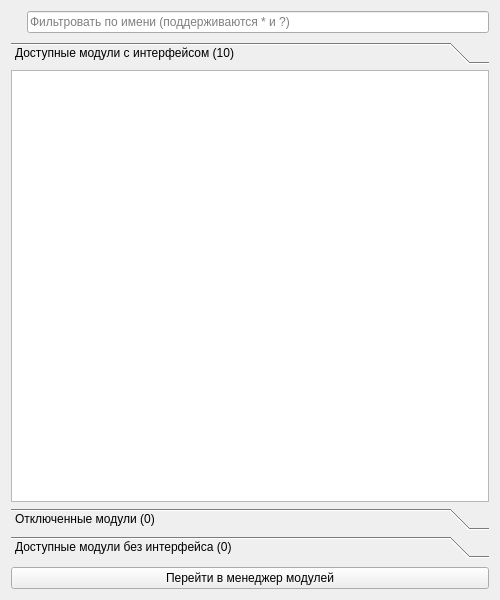
<?xml version="1.0" encoding="UTF-8"?>
<ui version="4.0">
 <class>CatalogPanelWidget</class>
 <widget class="QWidget" name="CatalogPanelWidget">
  <property name="geometry">
   <rect>
    <x>0</x>
    <y>0</y>
    <width>500</width>
    <height>600</height>
   </rect>
  </property>
  <property name="windowTitle">
   <string>Form</string>
  </property>
  <layout class="QVBoxLayout" name="verticalLayout_3">
   <property name="spacing">
    <number>9</number>
   </property>
   <item>
    <layout class="QVBoxLayout" name="catalogMainLayout" stretch="0,0">
     <item>
      <layout class="QHBoxLayout" name="catalogFilterLayout">
       <item>
        <widget class="QLabel" name="catalogFilterIconLabel">
         <property name="text">
          <string/>
         </property>
         <property name="pixmap">
          <pixmap resource="../../res/res.qrc">:/icon/search-x16.png</pixmap>
         </property>
        </widget>
       </item>
       <item>
        <widget class="QLineEdit" name="catalogFilterLineEdit">
         <property name="inputMask">
          <string/>
         </property>
         <property name="placeholderText">
          <string>Фильтровать по имени (поддерживаются * и ?)</string>
         </property>
        </widget>
       </item>
      </layout>
     </item>
     <item>
      <widget class="QToolBox" name="catalogToolBox">
       <property name="currentIndex">
        <number>0</number>
       </property>
       <widget class="QWidget" name="panelUiCategory">
        <property name="geometry">
         <rect>
          <x>0</x>
          <y>0</y>
          <width>480</width>
          <height>406</height>
         </rect>
        </property>
        <attribute name="label">
         <string>Доступные модули с интерфейсом (10)</string>
        </attribute>
        <layout class="QVBoxLayout" name="verticalLayout_4">
         <property name="spacing">
          <number>0</number>
         </property>
         <property name="leftMargin">
          <number>0</number>
         </property>
         <property name="topMargin">
          <number>0</number>
         </property>
         <property name="rightMargin">
          <number>0</number>
         </property>
         <property name="bottomMargin">
          <number>0</number>
         </property>
         <item>
          <widget class="QListWidget" name="panelUiList">
           <property name="alternatingRowColors">
            <bool>true</bool>
           </property>
           <property name="isWrapping" stdset="0">
            <bool>false</bool>
           </property>
           <property name="resizeMode">
            <enum>QListView::ResizeMode::Adjust</enum>
           </property>
          </widget>
         </item>
        </layout>
       </widget>
       <widget class="QWidget" name="panelDisabledCategory">
        <property name="geometry">
         <rect>
          <x>0</x>
          <y>0</y>
          <width>480</width>
          <height>406</height>
         </rect>
        </property>
        <attribute name="label">
         <string>Отключенные модули (0)</string>
        </attribute>
        <layout class="QVBoxLayout" name="verticalLayout_5">
         <property name="spacing">
          <number>0</number>
         </property>
         <property name="leftMargin">
          <number>0</number>
         </property>
         <property name="topMargin">
          <number>0</number>
         </property>
         <property name="rightMargin">
          <number>0</number>
         </property>
         <property name="bottomMargin">
          <number>0</number>
         </property>
         <item>
          <widget class="QListWidget" name="panelDisabledList"/>
         </item>
        </layout>
       </widget>
       <widget class="QWidget" name="panelNonUiCategory">
        <property name="geometry">
         <rect>
          <x>0</x>
          <y>0</y>
          <width>480</width>
          <height>406</height>
         </rect>
        </property>
        <attribute name="label">
         <string>Доступные модули без интерфейса (0)</string>
        </attribute>
        <layout class="QVBoxLayout" name="verticalLayout_6">
         <property name="spacing">
          <number>0</number>
         </property>
         <property name="leftMargin">
          <number>0</number>
         </property>
         <property name="topMargin">
          <number>0</number>
         </property>
         <property name="rightMargin">
          <number>0</number>
         </property>
         <property name="bottomMargin">
          <number>0</number>
         </property>
         <item>
          <widget class="QListWidget" name="panelNonUiList"/>
         </item>
        </layout>
       </widget>
      </widget>
     </item>
    </layout>
   </item>
   <item>
    <widget class="QPushButton" name="moduleManagerButton">
     <property name="text">
      <string>Перейти в менеджер модулей</string>
     </property>
    </widget>
   </item>
  </layout>
 </widget>
 <resources>
  <include location="../../res/res.qrc"/>
 </resources>
 <connections/>
</ui>
